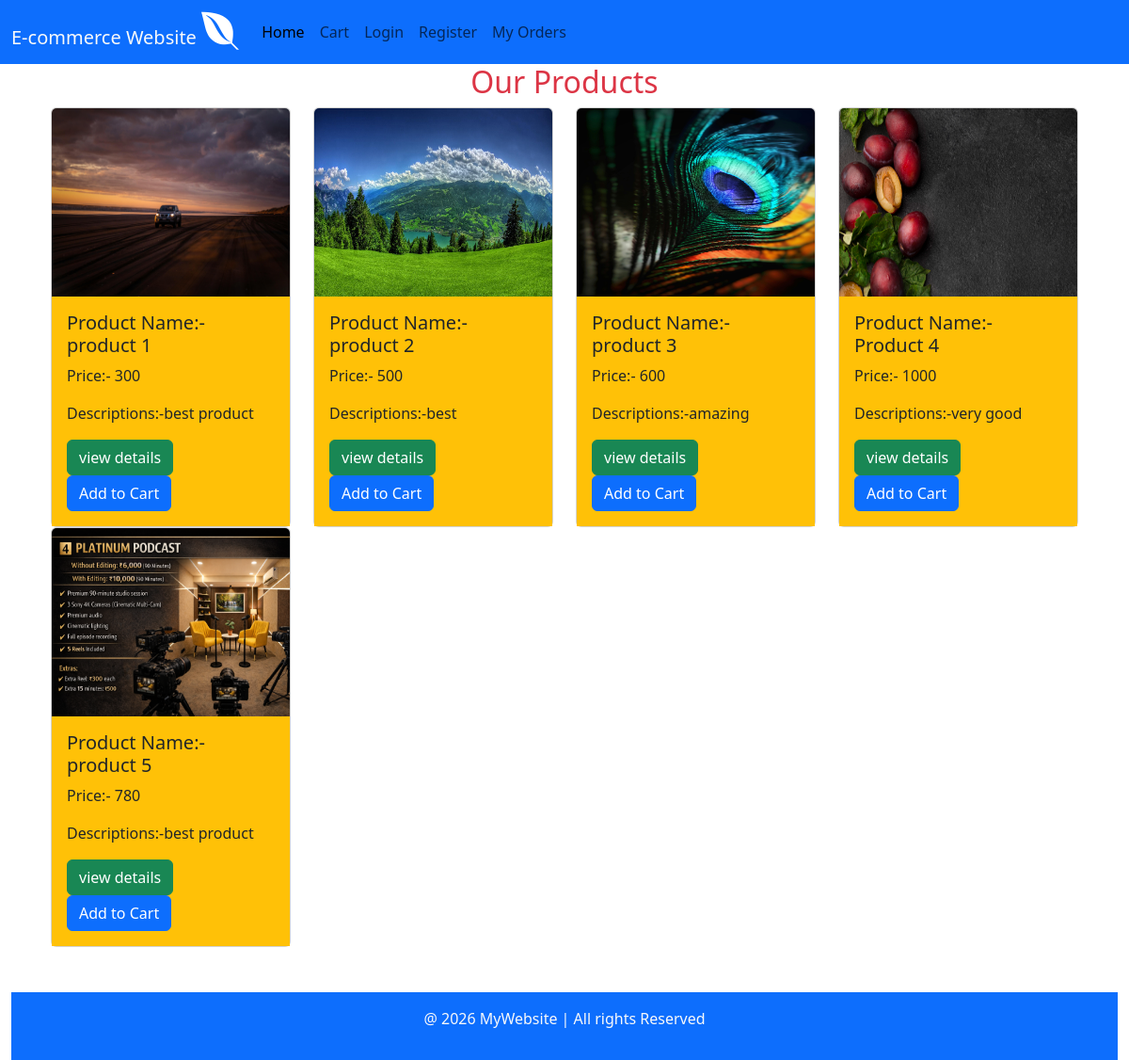
The page / on the database its author committed.
### core/models.py (models this page shows)
class Product(models.Model):
    name=models.CharField(max_length=100)
    price=models.IntegerField()
    description=models.TextField()
    image=models.ImageField(upload_to='products/')

### core/views.py (the view)
# urls.py: path('', index, name='index'),
def index(request):
    products = Product.objects.all()
    return render(request, 'core/index.html', {
        'products': products
    })

### templates/core/index.html (shortened to what this page needs)
 <!DOCTYPE html>
<html lang="en">
<head>
    <link rel="stylesheet" href="https://cdnjs.cloudflare.com/ajax/libs/font-awesome/4.7.0/css/font-awesome.min.css">
    <link href="https://cdn.jsdelivr.net/npm/bootstrap@5.3.8/dist/css/bootstrap.min.css" rel="stylesheet">
</head>
<body>
{% extends 'core/navbar.html' %}
   {% block content %}
      <div class="container md-4">
    <h2 class="text-center text-danger">Our Products</h2>
    <div class="row ">
       {% for product in products %}
      <div class="col-md-3 col-sm-6">
      <div class="card h-100 " >
      <img src="{{product.image.url}}" class="card-img-top"  style="height: 200px;">
       <div class="card-body bg-warning">
          <h5>Product Name:- {{product.name}}</h5>
          <p>Price:- {{product.price}}</p>
          <p>Descriptions:-{{product.description}}</p>
          <a href="{% url 'product_details' product.id %}" class="btn btn-success">view details</a>
          <a href="{% url 'add_to_cart' product.id %}" class="btn btn-primary">Add to Cart</a>
       </div>
       </div>
      </div>
       {% endfor %}
    </div>
</div>
{% endblock content%}

### templates/core/navbar.html (shortened to what this page needs)
<!DOCTYPE html>
<html lang="en">
<head>
    <link href="https://cdn.jsdelivr.net/npm/bootstrap@5.3.8/dist/css/bootstrap.min.css" rel="stylesheet">
</head>
<body>
      <nav class="navbar navbar-expand-lg bg-primary">
  <div class="container-fluid">
    <a class="navbar-brand text-light" href="#" >E-commerce Website <i class="fa fa-envira" style="font-size:40px;color:white"></i></a>
    <div class="collapse navbar-collapse" id="navbarSupportedContent">
      <ul class="navbar-nav me-auto mb-2 mb-lg-0">
    <li class="nav-item">
        <a class="nav-link active" href="/">Home</a>
    </li>
    <li class="nav-item">
        <a class="nav-link" href="{% url 'cart' %}">Cart</a>
    </li>
       {% if user.is_authenticated %}
        <li class="nav-item">
          <a class="nav-link text-warning" href="#">{{user.username}}</a>
       </li>
        <li class="nav-item">
            <a class="nav-link" href="{% url 'logout' %}">LogOut</a>
        </li>
        {% else %}
          <li class="nav-item">
            <a class="nav-link" href="{% url 'login' %}">Login</a>
        </li>
        <li class="nav-item">
            <a class="nav-link" href="{% url 'register' %}">Register</a>
        </li>
       {% endif %}
        <li class="nav-item">
            <a class="nav-link" href="{% url 'my_orders' %}">My Orders</a>
        </li>
</ul>
    </div>
  </div>
</nav>
<div class="container">
    {% block content %}
    {% endblock content %}
</div>
<div class="container-fluid">
<footer class=" bg-primary text-light text-center mt-5 p-3">
  <p>@ 2026 MyWebsite | All rights Reserved</p>
</footer>
</div>
</body>
</html>

### rows shown on the page
Product: image (picture), name "product 1", price "300", description "best product"
Product: image (picture), name "product 2", price "500", description "best"
Product: image (picture), name "product 3", price "600", description "amazing"
Product: image (picture), name "Product 4", price "1000", description "very good"
Product: image (picture), name "product 5", price "780", description "best product"
